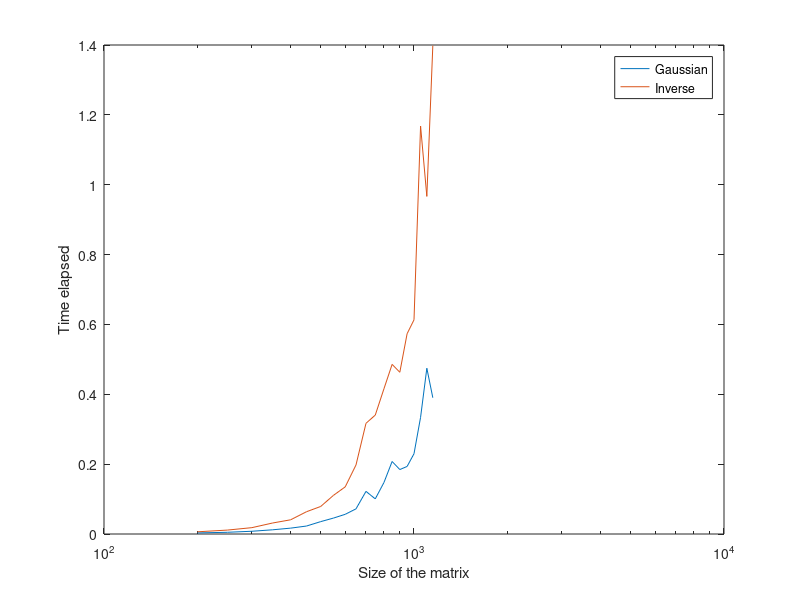

The MATLAB script that drew this image:
% Store the time taken for matrix of each sizes 200 to 1150
T_Gauss = [];
T_Inverse = [];

for i=linspace(200,1150,20)
    A = randn(i);
    b = randn(i,1);
    tic;
    % Time taken for Gaussian elimination
    x = A\b;
    T_Gauss = [T_Gauss; toc];
    % Time taken using Inverse 
    tic;
    x = inv(A)*b;
    T_Inverse = [T_Inverse; toc];
    
end


semilogx(linspace(200,1150,20), T_Gauss);
hold on;
semilogx(linspace(200,1150,20), T_Inverse);
legend('Gaussian', 'Inverse');
xlabel('Size of the matrix');
ylabel('Time elapsed');